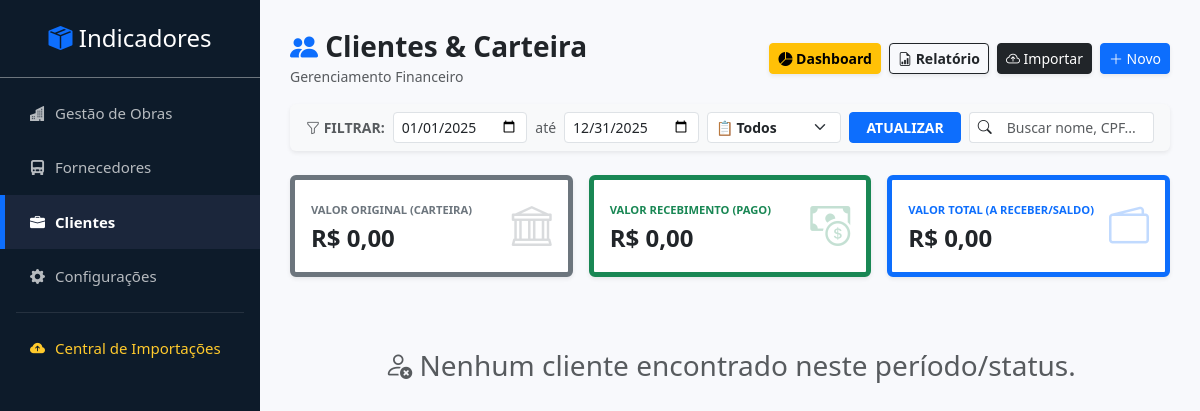
The app's page /index.php?page=clientes, older data.
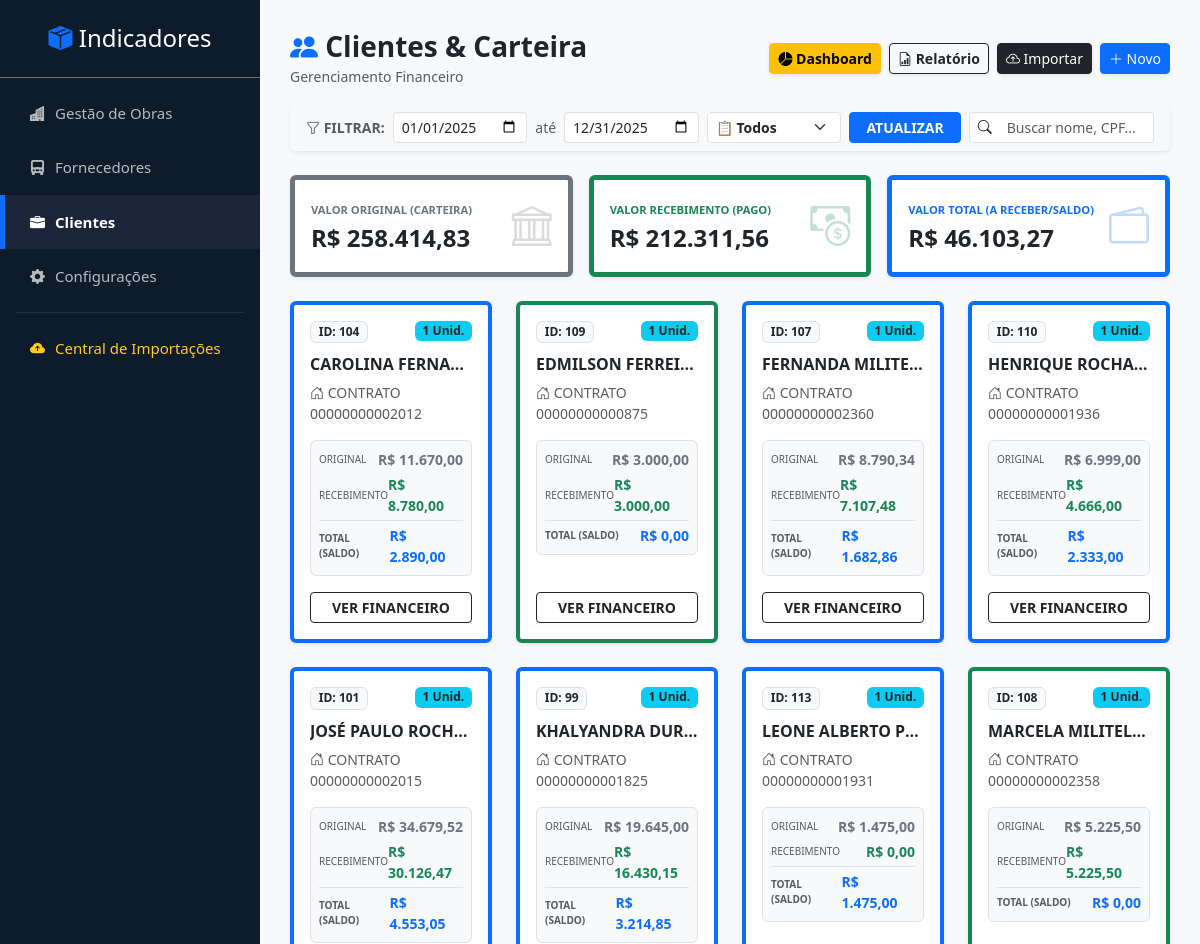
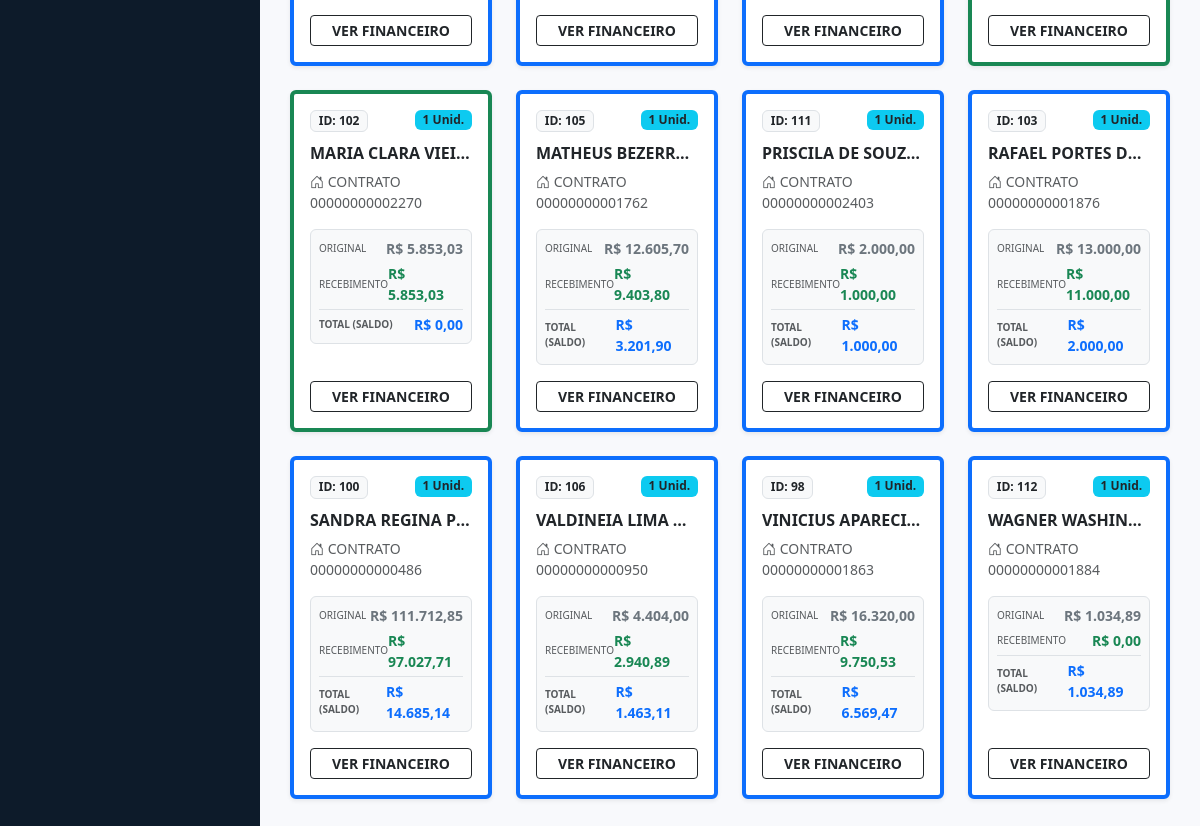
The same page, newer data (2 pictures, top to bottom).
### tables this page shows
CREATE TABLE `clientes_imob` (
  `id` int(11) NOT NULL,
  `nome` varchar(100) NOT NULL,
  `cpf` varchar(20) DEFAULT NULL,
  `telefone` varchar(20) DEFAULT NULL
);

### pages/clientes.php (the view, shortened to what this page needs)
<?php
$dt_ini = $_GET['dt_ini'] ?? date('Y-01-01');
$dt_fim = $_GET['dt_fim'] ?? date('Y-12-31');
$filtro_status = $_GET['status'] ?? 'todos';
$where_cond = "WHERE 1=1";
$params = [];
if (!empty($dt_ini)) { $where_cond .= " AND p.data_vencimento >= ?"; $params[] = $dt_ini; }
if (!empty($dt_fim)) { $where_cond .= " AND p.data_vencimento <= ?"; $params[] = $dt_fim; }
$sql = "SELECT
            c.id,
            c.nome,
            c.cpf,
            GROUP_CONCAT(DISTINCT v.nome_casa SEPARATOR ', ') as empreendimentos,
            COUNT(DISTINCT v.id) as qtd_imoveis,
            -- OS 3 VALORES SOLICITADOS (Somados conforme filtro)
            SUM(p.valor_parcela) as valor_original,
            SUM(p.valor_pago) as valor_recebimento
        FROM clientes_imob c
        LEFT JOIN vendas_imob v ON v.cliente_id = c.id
        LEFT JOIN parcelas_imob p ON p.venda_id = v.id
        $where_cond
        GROUP BY c.id
        HAVING valor_original > 0 -- Só mostra quem tem conta no período
        ORDER BY c.nome ASC";
try {
    $stmt = $pdo->prepare($sql);
    $stmt->execute($params);
    $clientes = $stmt->fetchAll(PDO::FETCH_ASSOC);
} catch (PDOException $e) {
    echo "Erro: " . $e->getMessage();
    exit;
}
$geral_original = 0;
$geral_recebimento = 0;
foreach($clientes as $c) {
    $geral_original += $c['valor_original'];
    $geral_recebimento += $c['valor_recebimento'];
}
$geral_total_saldo = $geral_original - $geral_recebimento;
?>
<div class="d-flex justify-content-between align-items-center mb-3">
    <div>
        <h3 class="m-0 text-dark fw-bold"><i class="bi bi-people-fill text-primary"></i> Clientes & Carteira</h3>
        <span class="text-muted small">Gerenciamento Financeiro</span>
    </div>
    <div class="d-flex gap-2">
        <a href="index.php?page=dashboard_clientes" class="btn btn-warning btn-sm shadow-sm fw-bold"><i class="bi bi-pie-chart-fill"></i> Dashboard</a>
        <a href="index.php?page=relatorio_master_imob" class="btn btn-outline-dark btn-sm shadow-sm fw-bold"><i class="bi bi-file-earmark-bar-graph"></i> Relatório</a>
        <a href="index.php?page=importar_clientes" class="btn btn-dark btn-sm shadow-sm"><i class="bi bi-cloud-arrow-up"></i> Importar</a>
        <a href="index.php?page=configuracoes&tab=clientes" class="btn btn-primary btn-sm shadow-sm"><i class="bi bi-plus-lg"></i> Novo</a>
    </div>
</div>
<div class="card shadow-sm mb-4 border-0 bg-light">
    <div class="card-body py-2">
        <form method="GET" class="row g-2 align-items-center">
            <div class="col-auto">
                <span class="fw-bold text-muted small"><i class="bi bi-funnel"></i> FILTRAR:</span>
            </div>
            <div class="col-md-2">
                <input type="date" name="dt_ini" class="form-control form-control-sm" value="<?php echo $dt_ini; ?>">
            </div>
            <div class="col-auto text-muted small">até</div>
            <div class="col-md-2">
                <input type="date" name="dt_fim" class="form-control form-control-sm" value="<?php echo $dt_fim; ?>">
            </div>
            <div class="col-md-2">
                <select name="status" class="form-select form-select-sm fw-bold text-<?php echo ($filtro_status=='recebidos'?'success':($filtro_status=='a_receber'?'danger':'dark')); ?>">
                    <option value="todos" <?php echo $filtro_status=='todos'?'selected':''; ?>>📋 Todos</option>
                </select>
            </div>
            <div class="col-auto">
                <button type="submit" class="btn btn-primary btn-sm fw-bold px-3">ATUALIZAR</button>
            </div>
            <div class="col ms-auto">
                <div class="input-group input-group-sm">
                    <span class="input-group-text bg-white border-end-0"><i class="bi bi-search"></i></span>
                    <input type="text" id="filtroInput" class="form-control border-start-0" placeholder="Buscar nome, CPF...">
                </div>
            </div>
        </form>
    </div>
</div>
<div class="row mb-4 g-3">
    <div class="col-md-4">
        <div class="card shadow-sm border-start border-5 border-secondary h-100">
            <div class="card-body py-3">
                <div class="d-flex justify-content-between">
                    <div>
                        <small class="text-uppercase fw-bold text-secondary" style="font-size: 0.7rem;">VALOR ORIGINAL (CARTEIRA)</small>
                        <h4 class="fw-bold text-dark mt-1 mb-0">R$ <?php echo number_format($geral_original, 2, ',', '.'); ?></h4>
                    </div>
                    <div class="text-secondary opacity-25"><i class="bi bi-bank fs-1"></i></div>
                </div>
            </div>
        </div>
    </div>
    <div class="col-md-4">
        <div class="card shadow-sm border-start border-5 border-success h-100">
            <div class="card-body py-3">
                <div class="d-flex justify-content-between">
                    <div>
                        <small class="text-uppercase fw-bold text-success" style="font-size: 0.7rem;">VALOR RECEBIMENTO (PAGO)</small>
                        <h4 class="fw-bold text-dark mt-1 mb-0">R$ <?php echo number_format($geral_recebimento, 2, ',', '.'); ?></h4>
                    </div>
                    <div class="text-success opacity-25"><i class="bi bi-cash-coin fs-1"></i></div>
                </div>
            </div>
        </div>
    </div>
    <div class="col-md-4">
        <div class="card shadow-sm border-start border-5 border-primary h-100">
            <div class="card-body py-3">
                <div class="d-flex justify-content-between">
                    <div>
                        <small class="text-uppercase fw-bold text-primary" style="font-size: 0.7rem;">VALOR TOTAL (A RECEBER/SALDO)</small>
                        <h4 class="fw-bold text-dark mt-1 mb-0">R$ <?php echo number_format($geral_total_saldo, 2, ',', '.'); ?></h4>
                    </div>
                    <div class="text-primary opacity-25"><i class="bi bi-wallet2 fs-1"></i></div>
                </div>
            </div>
        </div>
    </div>
</div>
<div class="row" id="listaClientes">
    <?php if(empty($clientes)): ?>
        <div class="col-12 text-center p-5">
            <h3 class="text-muted"><i class="bi bi-person-x"></i> Nenhum cliente encontrado neste período/status.</h3>
        </div>
    <?php endif; ?>
    <?php foreach($clientes as $c):
        $saldo = $c['valor_original'] - $c['valor_recebimento'];
        $cor = ($saldo > 0) ? 'primary' : 'success';
        $textoBusca = strtolower($c['nome'] . ' ' . $c['cpf'] . ' ' . $c['empreendimentos']);
    ?>
    <div class="col-xl-3 col-md-6 mb-4 item-cliente" data-busca="<?php echo $textoBusca; ?>">
        <div class="card shadow-sm h-100 border-top border-4 border-<?php echo $cor; ?> hover-effect">
            <div class="card-body d-flex flex-column p-3">
                <div class="d-flex justify-content-between align-items-start mb-2">
                    <span class="badge bg-light text-dark border">ID: <?php echo $c['id']; ?></span>
                    <?php if($c['qtd_imoveis'] > 0): ?>
                        <span class="badge bg-info text-dark"><?php echo $c['qtd_imoveis']; ?> Unid.</span>
                    <?php endif; ?>
                </div>
                <h6 class="card-title mt-1 fw-bold text-dark text-truncate" title="<?php echo $c['nome']; ?>">
                    <?php echo $c['nome']; ?>
                </h6>
                <div class="mb-3 text-muted small">
                    <i class="bi bi-house-door"></i> <?php echo mb_strimwidth($c['empreendimentos'], 0, 30, '...'); ?>
                </div>
                <div class="bg-light rounded p-2 mb-3 border">
                    <div class="d-flex justify-content-between align-items-center mb-1">
                        <small class="text-muted" style="font-size: 10px;">ORIGINAL</small>
                        <span class="fw-bold text-secondary small">R$ <?php echo number_format($c['valor_original'], 2, ',', '.'); ?></span>
                    </div>
                    <div class="d-flex justify-content-between align-items-center mb-1">
                        <small class="text-muted" style="font-size: 10px;">RECEBIMENTO</small>
                        <span class="fw-bold text-success small">R$ <?php echo number_format($c['valor_recebimento'], 2, ',', '.'); ?></span>
                    </div>
                    <div class="border-top my-1"></div>
                    <div class="d-flex justify-content-between align-items-center">
                        <small class="text-muted fw-bold" style="font-size: 10px;">TOTAL (SALDO)</small>
                        <span class="fw-bold text-primary small">R$ <?php echo number_format($saldo, 2, ',', '.'); ?></span>
                    </div>
                </div>
                <a href="index.php?page=detalhe_cliente&id=<?php echo $c['id']; ?>" class="btn btn-outline-dark btn-sm w-100 mt-auto fw-bold stretched-link">
                    VER FINANCEIRO
                </a>
            </div>
        </div>
    </div>
    <?php endforeach; ?>
</div>

### index.php (shortened to what this page needs)
<!DOCTYPE html>
<html lang="pt-br">
<head>
    <link href="https://cdn.jsdelivr.net/npm/bootstrap@5.3.0/dist/css/bootstrap.min.css" rel="stylesheet">
    <link rel="stylesheet" href="https://cdn.jsdelivr.net/npm/bootstrap-icons@1.10.0/font/bootstrap-icons.css">
    <link href="https://cdn.datatables.net/1.13.4/css/dataTables.bootstrap5.min.css" rel="stylesheet">
    <link href="css/style.css" rel="stylesheet">
</head>
<body>
    <div class="sidebar">
        <h4 class="text-center py-4 border-bottom border-secondary mb-2">
            <i class="bi bi-box-seam-fill text-primary"></i> Indicadores
        </h4>
        <a href="index.php?page=obras" class="<?php echo (!isset($_GET['page']) || $_GET['page']=='obras')?'active':''; ?>">
            <i class="bi bi-buildings-fill"></i> Gestão de Obras
        </a>
        <a href="index.php?page=fornecedores" class="<?php echo (isset($_GET['page']) && $_GET['page']=='fornecedores')?'active':''; ?>">
            <i class="bi bi-truck-front-fill"></i> Fornecedores
        </a>
        <a href="index.php?page=clientes" class="<?php echo (isset($_GET['page']) && $_GET['page']=='clientes')?'active':''; ?>">
            <i class="bi bi-briefcase-fill"></i> Clientes
        </a>
        <a href="index.php?page=configuracoes" class="<?php echo (isset($_GET['page']) && $_GET['page']=='configuracoes')?'active':''; ?>">
            <i class="bi bi-gear-fill"></i> Configurações
        </a>
        <hr class="border-secondary mx-3 my-2">
        <a href="index.php?page=central_importacoes" class="destaque <?php echo (isset($_GET['page']) && $_GET['page']=='central_importacoes')?'active':''; ?>">
            <i class="bi bi-cloud-arrow-up-fill"></i> Central de Importações
        </a>
    </div>
    <div class="content">
        <?php
            $pagina = isset($_GET['page']) ? $_GET['page'] : 'obras';
            $pagina = preg_replace('/[^a-zA-Z0-9_]/', '', $pagina);
            $arquivo = "pages/{$pagina}.php";
            if (file_exists($arquivo)) {
                include $arquivo;
            } else {
                echo "<div class='alert alert-danger shadow-sm'>
                        <h4 class='alert-heading'><i class='bi bi-exclamation-triangle'></i> Página não encontrada!</h4>
                        <p>O arquivo <b>$arquivo</b> não existe no sistema.</p>
                      </div>";
            }
        ?>
    </div>
</body>
</html>

### index.php (style rules this page uses)
body { display: flex; min-height: 100vh; overflow-x: hidden; background-color: #f8f9fc; }
.sidebar { min-width: 260px; background: #0d1b2a; color: white; min-height: 100vh; display: flex; flex-direction: column; }
.sidebar a { color: rgba(255,255,255,0.7); text-decoration: none; padding: 16px 25px; display: flex; align-items: center; gap: 10px; border-left: 5px solid transparent; transition: all 0.3s; font-size: 15px; }
.sidebar a.active { background: #1b263b; color: white; border-left-color: #0d6efd; font-weight: bold; }
.sidebar a.destaque { color: #ffca2c; }
.content { flex: 1; padding: 30px; width: 100%; overflow: hidden; }

### pages/clientes.php (style rules this page uses)
.hover-effect { transition: transform 0.2s, box-shadow 0.2s; }

Row changes from the older to the newer data that the page shows:
added clientes_imob: id "104", qtd_imoveis "1", nome "CAROLINA FERNA…", empreendimentos "CONTRATO 00000000002012", valor_original "11.670,00", valor_recebimento "8.780,00", saldo "2.890,00"
added clientes_imob: id "109", qtd_imoveis "1", nome "EDMILSON FERREI…", empreendimentos "CONTRATO 00000000000875", valor_original "3.000,00", valor_recebimento "3.000,00", saldo "0,00"
added clientes_imob: id "107", qtd_imoveis "1", nome "FERNANDA MILITE…", empreendimentos "CONTRATO 00000000002360", valor_original "8.790,34", valor_recebimento "7.107,48", saldo "1.682,86"
added clientes_imob: id "110", qtd_imoveis "1", nome "HENRIQUE ROCHA…", empreendimentos "CONTRATO 00000000001936", valor_original "6.999,00", valor_recebimento "4.666,00", saldo "2.333,00"
added clientes_imob: id "101", qtd_imoveis "1", nome "JOSÉ PAULO ROCH…", empreendimentos "CONTRATO 00000000002015", valor_original "34.679,52", valor_recebimento "30.126,47", saldo "4.553,05"
added clientes_imob: id "99", qtd_imoveis "1", nome "KHALYANDRA DUR…", empreendimentos "CONTRATO 00000000001825", valor_original "19.645,00", valor_recebimento "16.430,15", saldo "3.214,85"
added clientes_imob: id "113", qtd_imoveis "1", nome "LEONE ALBERTO P…", empreendimentos "CONTRATO 00000000001931", valor_original "1.475,00", valor_recebimento "0,00", saldo "1.475,00"
added clientes_imob: id "108", qtd_imoveis "1", nome "MARCELA MILITEL…", empreendimentos "CONTRATO 00000000002358", valor_original "5.225,50", valor_recebimento "5.225,50", saldo "0,00"
added clientes_imob: id "102", qtd_imoveis "1", nome "MARIA CLARA VIEI…", empreendimentos "CONTRATO 00000000002270", valor_original "5.853,03", valor_recebimento "5.853,03", saldo "0,00"
added clientes_imob: id "105", qtd_imoveis "1", nome "MATHEUS BEZERR…", empreendimentos "CONTRATO 00000000001762", valor_original "12.605,70", valor_recebimento "9.403,80", saldo "3.201,90"
added clientes_imob: id "111", qtd_imoveis "1", nome "PRISCILA DE SOUZ…", empreendimentos "CONTRATO 00000000002403", valor_original "2.000,00", valor_recebimento "1.000,00", saldo "1.000,00"
added clientes_imob: id "103", qtd_imoveis "1", nome "RAFAEL PORTES D…", empreendimentos "CONTRATO 00000000001876", valor_original "13.000,00", valor_recebimento "11.000,00", saldo "2.000,00"
added clientes_imob: id "100", qtd_imoveis "1", nome "SANDRA REGINA P…", empreendimentos "CONTRATO 00000000000486", valor_original "111.712,85", valor_recebimento "97.027,71", saldo "14.685,14"
added clientes_imob: id "106", qtd_imoveis "1", nome "VALDINEIA LIMA…", empreendimentos "CONTRATO 00000000000950", valor_original "4.404,00", valor_recebimento "2.940,89", saldo "1.463,11"
added clientes_imob: id "98", qtd_imoveis "1", nome "VINICIUS APARECI…", empreendimentos "CONTRATO 00000000001863", valor_original "16.320,00", valor_recebimento "9.750,53", saldo "6.569,47"
added clientes_imob: id "112", qtd_imoveis "1", nome "WAGNER WASHIN…", empreendimentos "CONTRATO 00000000001884", valor_original "1.034,89", valor_recebimento "0,00", saldo "1.034,89"
Text that changed along with them:
$geral_original: "0,00" → "258.414,83"
$geral_recebimento: "0,00" → "212.311,56"
$geral_total_saldo: "0,00" → "46.103,27"
text no longer shown: "Nenhum cliente encontrado neste período/status."
